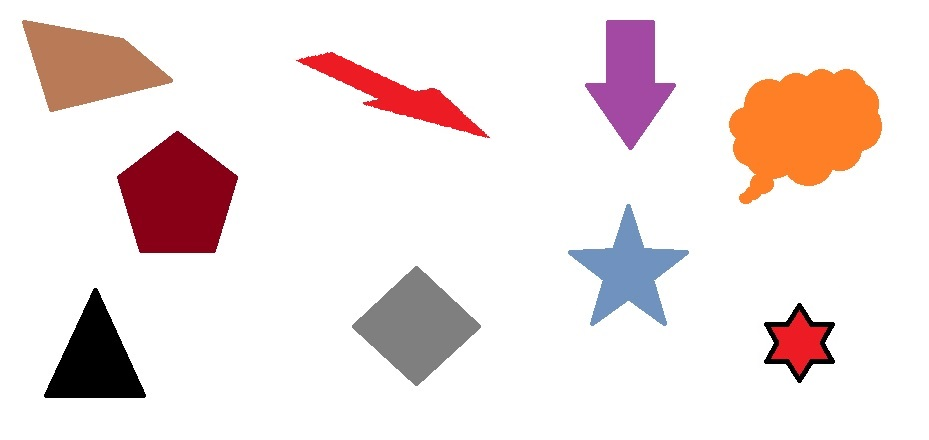
#> input picture P2/imgs/shapes.jpg, 929 x 440 px
$ python contornos.py
#> lines starting #> are read from the running program, lines starting #| are printed output that depends on the picture; after the words box and inside, x2 and y2 are one past the last pixel; in counts of white or black regions, pixels touching at a corner belong together
import cv2
import numpy as np
import random as rng
import random as rng
rng.seed(12345)
def contornoConvexo(imagem):
    threshold = 128
    # Detect edges using Canny
    canny_output = cv2.Canny(imagem, threshold, threshold * 2)
    # Find contours
    contours, _ = cv2.findContours(canny_output, cv2.RETR_TREE, cv2.CHAIN_APPROX_SIMPLE)
    # Find the convex hull object for each contour
    hull_list = []
    for i in range(len(contours)):
        hull = cv2.convexHull(contours[i])
        hull_list.append(hull)
    # Draw contours + hull results
    drawing = np.zeros((canny_output.shape[0], canny_output.shape[1], 3), dtype=np.uint8)
    for i in range(len(contours)):
        color = (rng.randint(0,256), rng.randint(0,256), rng.randint(0,256))
        drawing2 = np.zeros((canny_output.shape[0], canny_output.shape[1], 3), dtype=np.uint8)
        cv2.drawContours(drawing2, contours, i, color)

        # Primeira execucao para gerar imagens base
        cv2.imwrite("contornosExtraidos/contornos" + "_%s.png" % i, drawing2)
        # Segunda execucao para gerar imagens teste
        # cv2.imwrite("contornosTeste/contornos" + "_%s.png" % i, drawing2)
        cv2.drawContours(drawing2, hull_list, i, color)

    # Show in a window
    # cv2.imshow('Contours', drawing)

# Let's load a simple image with 3 black squares

# Imagem base
image = cv2.imread('imgs/shapes.jpg')
#> image is the input picture: shape (440, 929, 3); mean B, G, R 225.4, 226.5, 239.5
# Imagem para classificar
# image = cv2.imread('imgs/shapes.jpg')

cv2.waitKey(0)
imagem2=image

# Grayscale
gray = cv2.cvtColor(image, cv2.COLOR_BGR2GRAY)

# Find Canny edges
edged = cv2.Canny(gray, 30, 200)
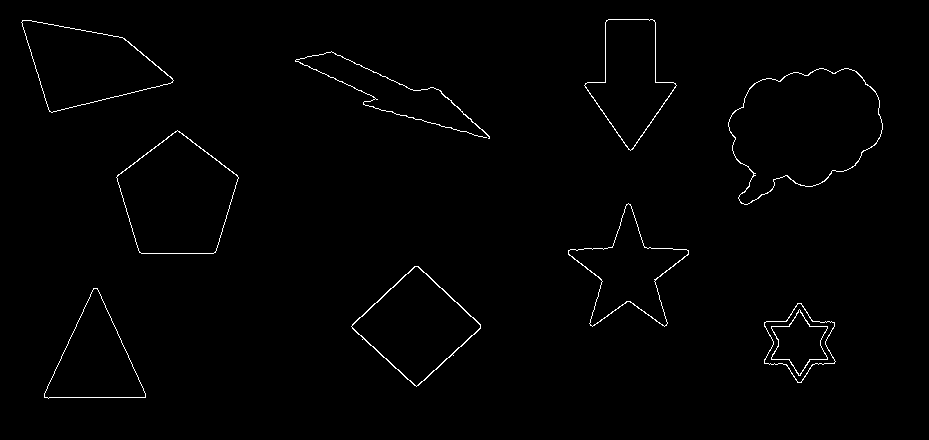
#> edged: shape (440, 929); 0.99% white in thin lines or dots, all inside (x1, y1, x2, y2) = (21, 19, 883, 399)
cv2.waitKey(0)

# Finding Contours
# Use a copy of the image e.g. edged.copy()
# since findContours alters the image
contorno, hierarchy = cv2.findContours(edged, cv2.RETR_EXTERNAL, cv2.CHAIN_APPROX_NONE)
#> contorno = 9 contours; largest, box (x1, y1, x2, y2) and area: (728, 68, 883, 205) 14142, (116, 130, 239, 254) 10453, (21, 20, 174, 113) 8142, (351, 266, 481, 387) 8106, (584, 19, 677, 151) 6485

# cv2.imshow('Canny Edges After Contouring', edged)
cv2.waitKey(0)

print("Number of Contours found = " + str(len(contorno)))
#| Number of Contours found = 9

# Draw all contours
# -1 signifies drawing all contours
cv2.drawContours(image, contorno, -1, (0, 255, 0), 3)
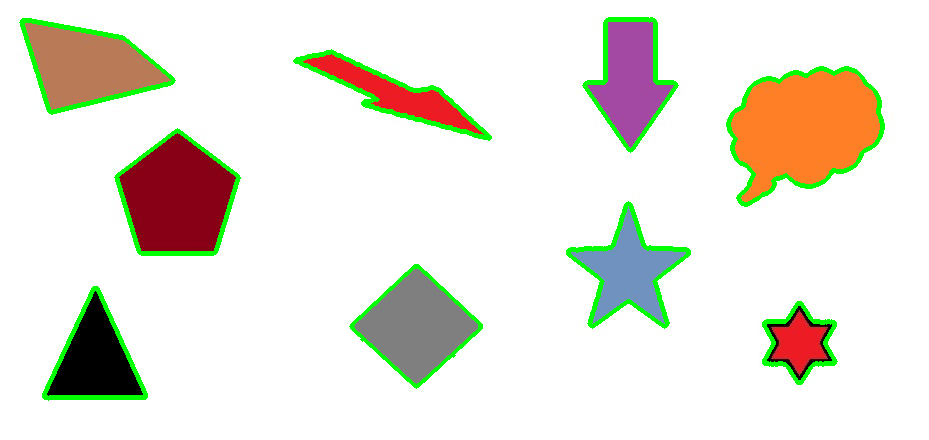
#> image: shape (440, 929, 3); 3.9% of pixels changed, all inside (x1, y1, x2, y2) = (19, 17, 885, 401)
# detectando o centro de cada objeto
i = 1
imagem2=image
for c in contorno:
    M = cv2.moments(c)
    centrox = int(M['m10'] / M['m00'])
    centroy = int(M['m01'] / M['m00'])
    cv2.circle(image, (centrox, centroy), 5, (255, 255, 255), -1)
    font = cv2.FONT_HERSHEY_SIMPLEX
    cv2.putText(image, str(i), (centrox, centroy), font, 0.8, (255, 255, 255), 2, cv2.LINE_AA)
    # imprimindo area
    print("Area do objeto " + str(i) + ": ", cv2.contourArea(c), "\tPerímetro " + str(i) + ": ",
          round(cv2.arcLength(c, True), 2))
    x,y,w,h=cv2.boundingRect(c)
    imagem2 = cv2.rectangle(imagem2,(x,y),(x+w,y+h),(0,0,255),3)
    (x,y),raio=cv2.minEnclosingCircle(c)
    centro=(int(x),int(y))
    raio=int(raio)
    imagem2=cv2.circle(imagem2,centro,raio,(0,255,0),2)
    # cv2.imwrite("teste2" + "_%s.png" % i, imagem2)
    i = i + 1
#> this loop made 9 passes
#> (centrox, centroy, w, h, raio, centro) on passes 1, 2, 3, 4, 5, 6, 9: (798, 342, 72, 80, 40, (799, 342)), (94, 359, 102, 111, 66, (94, 354)), (416, 325, 130, 121, 64, (415, 326)), (628, 271, 121, 124, 66, (628, 269)), (177, 197, 123, 124, 66, (177, 196)), (803, 127, 155, 137, 87, (802, 140)), (630, 78, 93, 132, 67, (630, 82))
#> (centrox, centroy, w, h, raio) on passes 7 to 8: (422, 101, 195, 88, 104), (87, 65, 153, 93, 81)
#| Area do objeto 1:  3185.0 	Perímetro 1:  289.91
#| Area do objeto 2:  5876.5 	Perímetro 2:  364.01
#| Area do objeto 3:  8106.0 	Perímetro 3:  366.58
#| Area do objeto 4:  5836.0 	Perímetro 4:  490.56
#| Area do objeto 5:  10453.0 	Perímetro 5:  407.99
#| Area do objeto 6:  14141.5 	Perímetro 6:  543.57
#| Area do objeto 7:  62.5 	Perímetro 7:  981.9
#| Area do objeto 8:  8142.0 	Perímetro 8:  417.71
#> (further printed lines are left out)
#> pass 1, `imagem2 = cv2.rectangle(imagem2,(x,y),(x+w,y+h),(0,0,255),3)`:
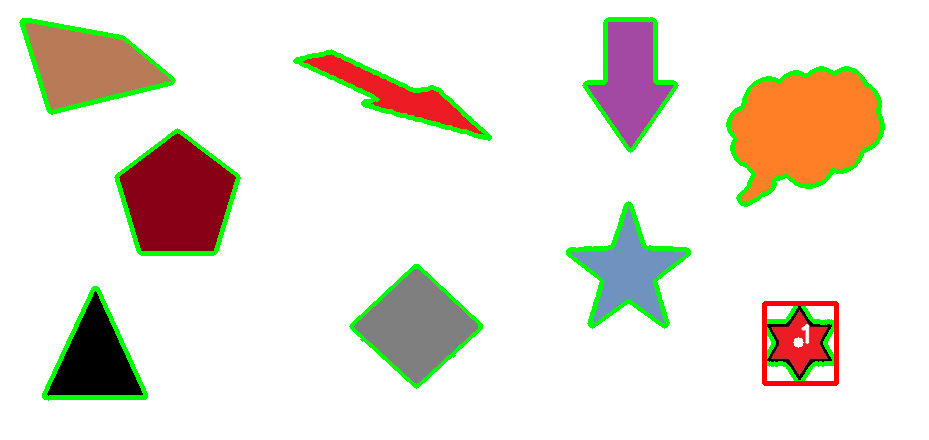
#> imagem2: shape (440, 929, 3); 0.42% of pixels changed, all inside (x1, y1, x2, y2) = (762, 301, 839, 386)
#> pass 1, `imagem2=cv2.circle(imagem2,centro,raio,(0,255,0),2)`:
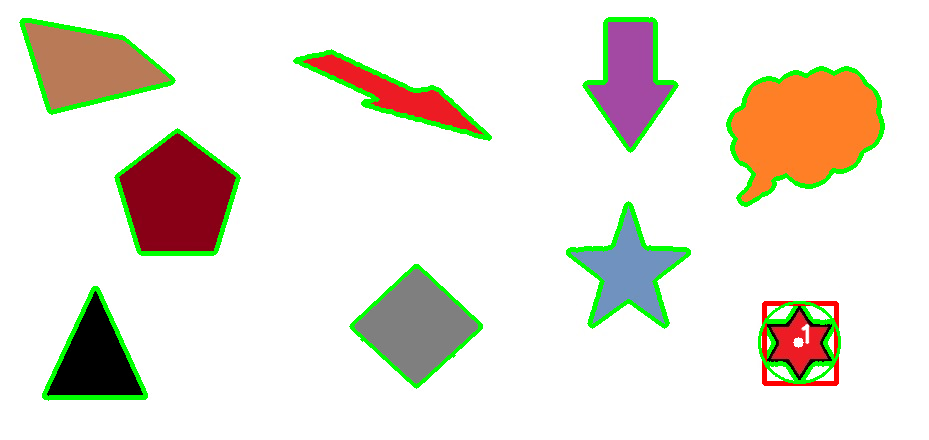
#> imagem2: shape (440, 929, 3); 0.18% of pixels changed, all inside (x1, y1, x2, y2) = (758, 301, 841, 384)
#> pass 2, `imagem2=cv2.circle(imagem2,centro,raio,(0,255,0),2)`:
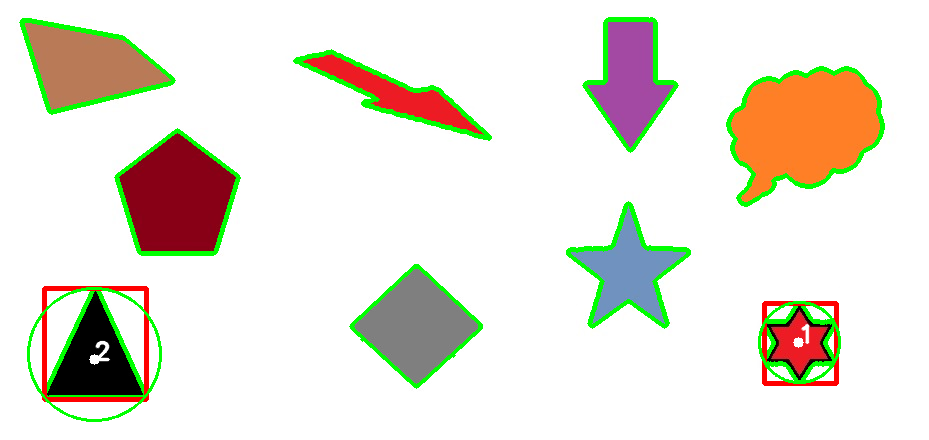
#> imagem2: shape (440, 929, 3); mean B, G, R 216.3, 228.1, 231.1
#> after the loop:
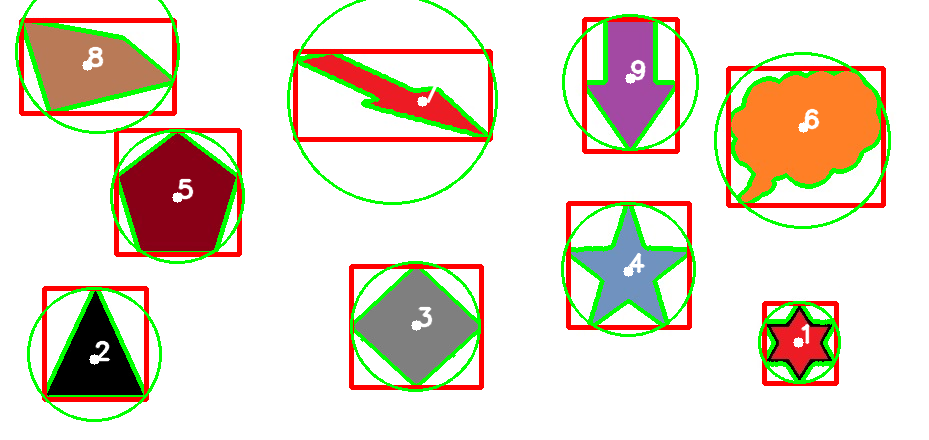
#> image: shape (440, 929, 3); 7.8% of pixels changed, all inside (x1, y1, x2, y2) = (15, 0, 891, 422)
#> after the loop, i = 10

i=1
for c in contorno:
    x,y,w,h=cv2.boundingRect(c)
    area=cv2.contourArea(c)
    area_retangulo=w*h
    extensao=round(float(area/area_retangulo),2)
    aspecto= round(float(w/h),2)
    # major Axis, minor axis -> Ma,ma
    (x,y),(Ma,ma),angulo=cv2.fitEllipse(c)
    angulo=round(angulo,2)
    print("razao de aspecto da imagem ", i, aspecto, "\tExtensao: ", extensao,"\tangulo: ",angulo )
    i = i + 1
#> this loop made 9 passes
#> (w, h, area, area_retangulo, extensao, aspecto) on passes 1 to 9: (72, 80, 3185, 5760, 0.55, 0.9), (102, 111, 5876.5, 11322, 0.52, 0.92), (130, 121, 8106, 15730, 0.52, 1.07), (121, 124, 5836, 15004, 0.39, 0.98), (123, 124, 10453, 15252, 0.69, 0.99), (155, 137, 14141.5, 21235, 0.67, 1.13), (195, 88, 62.5, 17160, 0, 2.22), (153, 93, 8142, 14229, 0.57, 1.65), (93, 132, 6485, 12276, 0.53, 0.7)
#| razao de aspecto da imagem  1 0.9 	Extensao:  0.55 	angulo:  96.91
#| razao de aspecto da imagem  2 0.92 	Extensao:  0.52 	angulo:  0.83
#| razao de aspecto da imagem  3 1.07 	Extensao:  0.52 	angulo:  88.21
#| razao de aspecto da imagem  4 0.98 	Extensao:  0.39 	angulo:  179.91
#| razao de aspecto da imagem  5 0.99 	Extensao:  0.69 	angulo:  0.15
#| razao de aspecto da imagem  6 1.13 	Extensao:  0.67 	angulo:  63.91
#| razao de aspecto da imagem  7 2.22 	Extensao:  0.0 	angulo:  112.09
#| razao de aspecto da imagem  8 1.65 	Extensao:  0.57 	angulo:  100.85
#> (further printed lines are left out)
#> after the loop, i = 10

contornoConvexo(gray)
#> in contornoConvexo, `contours, _ = cv2.findContours(canny_output, cv2.RETR_TREE, cv2.CHAIN_..`: contours = 19 contours; largest, box (x1, y1, x2, y2) and area: (728, 68, 883, 205) 14142, (728, 68, 883, 205) 14046, (116, 130, 239, 254) 10453, (116, 130, 239, 254) 10391, (21, 20, 174, 113) 8142
#> the loop in contornoConvexo, `for i in range(len(contours)):` made 19 passes
#> after the loop in contornoConvexo, `for i in range(len(contours)):`: hull_list = 19 contours; largest, box (x1, y1, x2, y2) and area: (728, 68, 883, 205) 15564, (728, 68, 883, 205) 15502, (116, 130, 239, 254) 10573, (116, 130, 239, 254) 10507, (568, 203, 689, 327) 10393
#> the loop in contornoConvexo, `for i in range(len(contours)):` made 19 passes
#> color on passes 1 to 12: (213, 5, 152), (188, 99, 138), (223, 82, 191), (63, 221, 133), (89, 95, 181), (46, 211, 85), (75, 105, 39), (97, 174, 164), (12, 234, 173), (13, 212, 1), (3, 83, 91), (146, 50, 212)
#> pass 1, in contornoConvexo, `cv2.imwrite("contornosExtraidos/contornos" + "_%s.png" % i, drawing2)`:
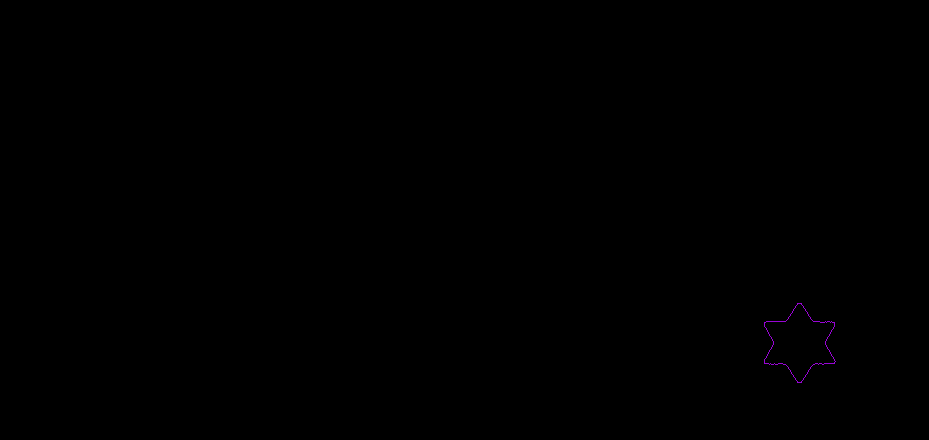
#> saved as contornos_0.png: shape (440, 929, 3); mean B, G, R 0.1, 0, 0.1
# cv2.imshow('contorno', image)
# cv2.imshow('Bounding Box', imagem2)

cv2.waitKey(0)
cv2.destroyAllWindows()

'''
FONT_HERSHEY_SIMPLEX
normal size sans-serif font

FONT_HERSHEY_PLAIN
small size sans-serif font

FONT_HERSHEY_DUPLEX
normal size sans-serif font (more complex than FONT_HERSHEY_SIMPLEX)

FONT_HERSHEY_COMPLEX
normal size serif font

FONT_HERSHEY_TRIPLEX
normal size serif font (more complex than FONT_HERSHEY_COMPLEX)

FONT_HERSHEY_COMPLEX_SMALL
smaller version of FONT_HERSHEY_COMPLEX

FONT_HERSHEY_SCRIPT_SIMPLEX
hand-writing style font

FONT_HERSHEY_SCRIPT_COMPLEX
more complex variant of FONT_HERSHEY_SCRIPT_SIMPLEX

FONT_ITALIC
flag for italic font
'''
